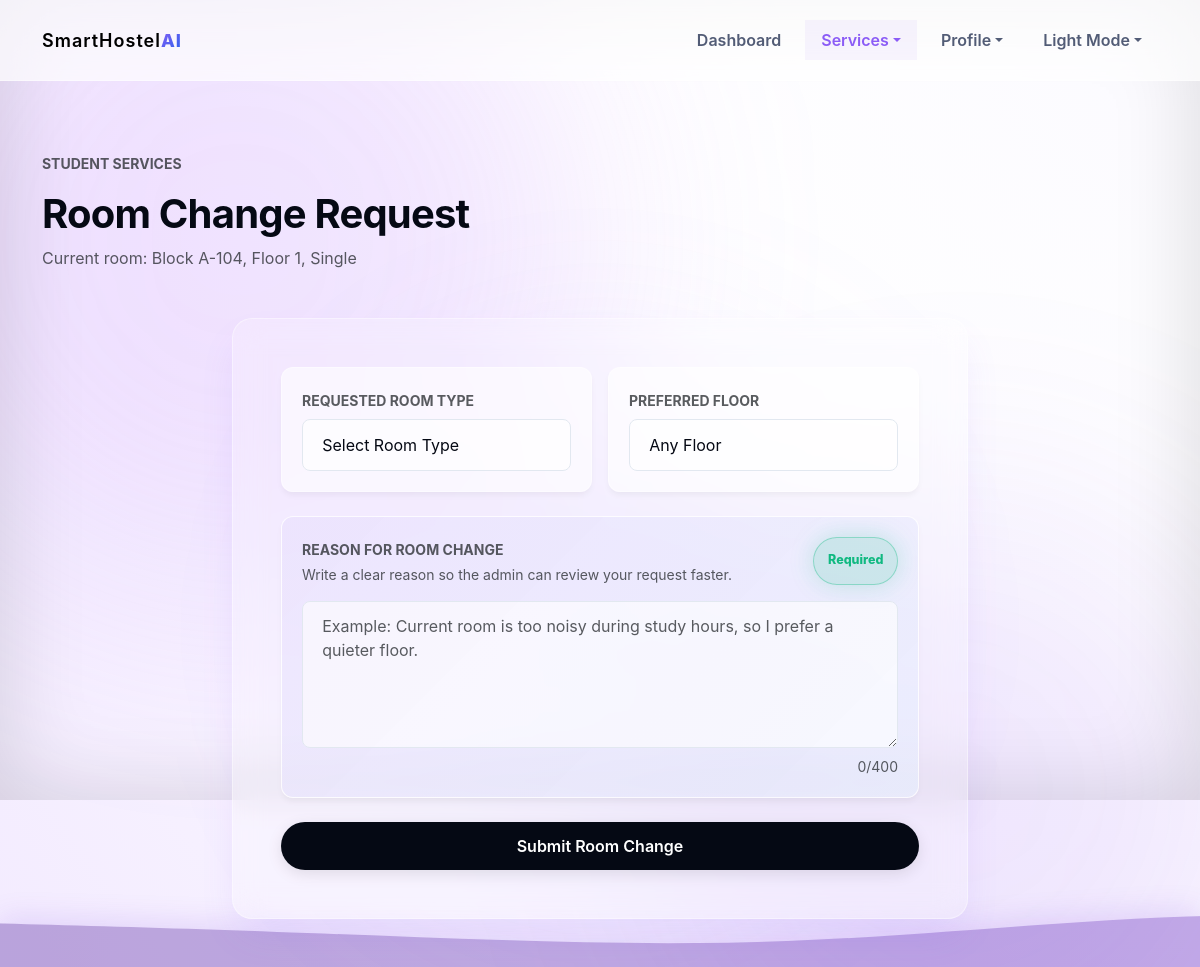
/room_change (signed in), run on the app's committed database.
### tables this page shows
CREATE TABLE rooms (
                id INTEGER PRIMARY KEY AUTOINCREMENT,
                block TEXT NOT NULL,
                floor INTEGER NOT NULL,
                room_number INTEGER NOT NULL,
                type TEXT NOT NULL,
                capacity INTEGER NOT NULL,
                occupied INTEGER DEFAULT 0,
                status TEXT NOT NULL
            );

### app.py (the view)
@app.route("/room_change", methods=["GET"])
@login_required("student")
def room_change_page():
    with get_db() as db:
        allocation = db.execute("""
            SELECT a.*, r.block, r.floor, r.room_number, r.type
            FROM allocations a
            JOIN rooms r ON a.room_id = r.id
            WHERE a.student_email = ?
        """, (session["user_email"],)).fetchone()
    return render_template("room_change.html", allocation=allocation)

### app.py (called while the page is built)
@app.context_processor
def inject_asset_version():
    return {"asset_version": os.getenv("RENDER_GIT_COMMIT", datetime.now().strftime("%Y%m%d%H%M"))}

@app.after_request
def add_no_cache_headers(response):
    if request.endpoint == "static":
        response.headers["Cache-Control"] = "no-store, no-cache, must-revalidate, max-age=0"
    return response

def get_db():
    db = sqlite3.connect(DATABASE, detect_types=sqlite3.PARSE_DECLTYPES)
    db.row_factory = sqlite3.Row
    return db

def login_required(role=None):
    def decorator(view):
        @wraps(view)
        def wrapped_view(*args, **kwargs):
            if "user_email" not in session:
                flash("Please login to continue.", "warning")
                return redirect(url_for("login"))
            if role and session.get("role") != role:
                flash("You do not have permission to access that page.", "danger")
                return redirect(url_for("dashboard"))
            return view(*args, **kwargs)
        return wrapped_view
    return decorator

### templates/room_change.html (shortened to what this page needs)
{% extends "base.html" %}
{% block content %}
<section class="dashboard py-5">
  <div class="container">
    <div class="d-flex flex-wrap justify-content-between align-items-end gap-3 mb-5 reveal">
      <div>
        <p class="text-muted fw-bold text-uppercase small tracking-wide">Student Services</p>
        <h1 class="h1 fw-bold">{{ 'Room Change Request' if allocation else 'Room Allocation Request' }}</h1>
        {% if allocation %}
          <p class="text-muted mb-0">Current room: Block {{ allocation.block }}-{{ allocation.room_number }}, Floor {{ allocation.floor }}, {{ allocation.type }}</p>
        {% endif %}
      </div>
    </div>
    <div class="row justify-content-center">
      <div class="col-lg-8 reveal" id="form-container">
        <div class="glass-panel p-5">
          <form id="room-change-form" data-has-allocation="{{ 'true' if allocation else 'false' }}">
            <div class="request-grid">
              <div class="request-field-card">
                <label class="form-label text-muted fw-bold small">REQUESTED ROOM TYPE</label>
                <select class="form-select" id="room_type" required>
                  <option value="">Select Room Type</option>
                </select>
              </div>
              <div class="request-field-card">
                <label class="form-label text-muted fw-bold small">PREFERRED FLOOR</label>
                <select class="form-select" id="floor">
                  <option value="">Any Floor</option>
                </select>
              </div>
            </div>
            <div class="reason-card mt-4 {% if not allocation %}d-none{% endif %}" id="reason-group">
              <div class="d-flex flex-wrap justify-content-between gap-2 mb-3">
                <div>
                  <label class="form-label text-muted fw-bold small mb-1">REASON FOR ROOM CHANGE</label>
                  <p class="text-muted mb-0 small">Write a clear reason so the admin can review your request faster.</p>
                </div>
                <span class="status-pill-glow reason-required">Required</span>
              </div>
              <textarea class="form-control" id="reason" rows="5" maxlength="400" placeholder="Example: Current room is too noisy during study hours, so I prefer a quieter floor." {% if allocation %}required{% endif %}></textarea>
              <div class="d-flex justify-content-end mt-2">
                <small class="text-muted"><span id="reason-count">0</span>/400</small>
              </div>
            </div>
            <button class="btn btn-premium btn-premium-primary w-100 mt-4" type="submit" id="submit-btn">
              {{ 'Submit Room Change' if allocation else 'Submit Allocation Request' }}
            </button>
          </form>
        </div>
      </div>
    </div>
  </div>
</section>
{% endblock %}

### static/css/style.css (style rules this page uses)
:root { --bg: #ffffff; --surface: rgba(255, 255, 255, 0.2); --text: #050914; --text-light: #525c76; --primary: #8b5cf6; --primary-light: #a78bfa; --secondary: #2563eb; --primary-gradient: linear-gradient(135deg, #8b5cf6, #c084fc); --success: #10b981; --success-bg: rgba(16, 185, 129, 0.15); --danger: #ef4444; --danger-bg: rgba(239, 68, 68, 0.15); --warning: #f59e0b; --warning-bg: rgba(245, 158, 11, 0.15); --border: rgba(255, 255, 255, 0.4); --border-solid: #e2e8f0; --shadow-sm: 0 4px 6px -1px rgba(0, 0, 0, 0.05); --shadow-md: 0 10px 20px -3px rgba(0, 0, 0, 0.05); --shadow-lg: 0 20px 40px -10px rgba(139, 92, 246, 0.15); --radius-md: 12px; --radius-lg: 20px; --body-bg: radial-gradient(circle at top right, #fbfaff, #ffffff 40%, #f3ebff 100%); --navbar-bg: rgba(255, 255, 255, 0.7); --glass-bg: rgba(255, 255, 255, 0.2); --glass-panel-bg: rgba(255, 255, 255, 0.6); --glass-dropdown-bg: rgba(255, 255, 255, 0.9); --table-hover: rgba(255, 255, 255, 0.6); --table-bg: rgba(255, 255, 255, 0.4); }
* { box-sizing: border-box; }
html { scroll-behavior: smooth; }
body { margin: 0; min-height: 100vh; color: var(--text); background-color: var(--bg); font-family: "Inter", "Outfit", -apple-system, BlinkMacSystemFont, sans-serif; overflow-x: hidden; position: relative; background: var(--body-bg); background-attachment: fixed; transition: background 0.3s ease, color 0.3s ease; }
h1, h2, h3, h4, h5, h6 { color: var(--text); font-weight: 700; letter-spacing: -0.02em; }
.glass-panel { background: var(--surface); backdrop-filter: blur(15px); -webkit-backdrop-filter: blur(15px); border: 1px solid var(--border); border-radius: var(--radius-lg); box-shadow: var(--shadow-lg); transition: transform 0.3s ease, box-shadow 0.3s ease; will-change: transform, box-shadow; position: relative; }
.glass-panel::before { content: ''; position: absolute; top: 0; left: 0; width: 100%; height: 4px; background: var(--primary-gradient); opacity: 0; transition: opacity 0.3s ease; border-top-left-radius: var(--radius-lg); border-top-right-radius: var(--radius-lg); pointer-events: none; }
.status-pill-glow { display: inline-flex; align-items: center; justify-content: center; padding: 0.8rem 1.4rem; border-radius: 999px; color: var(--success); background: var(--success-bg); border: 1px solid rgba(16, 185, 129, 0.35); box-shadow: 0 0 24px rgba(16, 185, 129, 0.22); font-weight: 800; }
.btn-premium { display: flex; align-items: center; justify-content: center; gap: 16px; padding: 12px 26px; border-radius: 999px; font-weight: 600; font-size: 16px; transition: all 0.3s ease; border: none; position: relative; overflow: hidden; }
.btn-premium-primary { background: var(--text); color: white; box-shadow: 0 4px 15px rgba(0, 0, 0, 0.1); }
.form-control, .form-select { padding: 0.8rem 1.2rem; border-radius: 0.5rem; border: 1px solid var(--border-solid); background: var(--glass-panel-bg); color: var(--text); transition: all 0.3s ease; font-size: 1rem; }
.request-grid { display: grid; grid-template-columns: repeat(2, minmax(0, 1fr)); gap: 1rem; }
.request-field-card, .reason-card { background: var(--glass-panel-bg); border: 1px solid var(--border); border-radius: var(--radius-md); padding: 1.25rem; box-shadow: var(--shadow-sm); }
.reason-card { position: relative; overflow: hidden; }
.reason-card::before { content: ""; position: absolute; inset: 0; background: linear-gradient(135deg, rgba(139, 92, 246, 0.12), rgba(37, 99, 235, 0.07)); pointer-events: none; }
.reason-card > * { position: relative; }
.reason-required { padding: 0.45rem 0.85rem; font-size: 0.78rem; }
.reveal { visibility: visible; }

### data on the page
rooms: block "A", room_number "104", floor "1", type "Single"

### other printed values
{{ 'Room Change Request' if allocation else 'Room Allocation Request' }} "Room Change Request"
{{ 'Submit Room Change' if allocation else 'Submit Allocation Request' }} "Submit Room Change"
